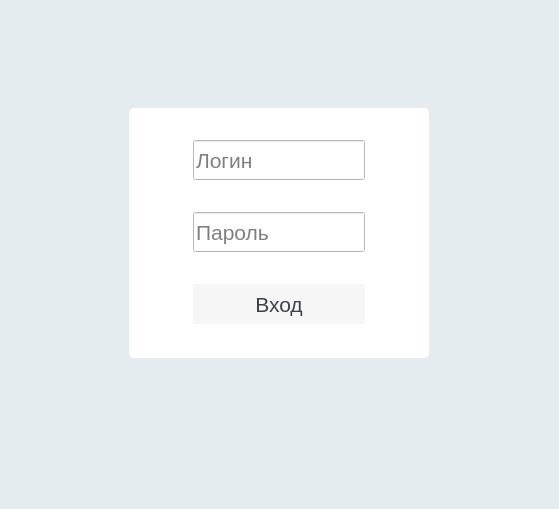
<?xml version="1.0" encoding="UTF-8"?>
<ui version="4.0">
 <class>MainWindow</class>
 <widget class="QMainWindow" name="MainWindow">
  <property name="geometry">
   <rect>
    <x>0</x>
    <y>0</y>
    <width>559</width>
    <height>509</height>
   </rect>
  </property>
  <property name="windowTitle">
   <string>MainWindow</string>
  </property>
  <property name="styleSheet">
   <string notr="true">background: rgb(229, 236, 239)</string>
  </property>
  <widget class="QWidget" name="centralwidget">
   <property name="sizePolicy">
    <sizepolicy hsizetype="Expanding" vsizetype="Preferred">
     <horstretch>0</horstretch>
     <verstretch>0</verstretch>
    </sizepolicy>
   </property>
   <property name="layoutDirection">
    <enum>Qt::LeftToRight</enum>
   </property>
   <widget class="QWidget" name="inputWidget" native="true">
    <property name="geometry">
     <rect>
      <x>129</x>
      <y>108</y>
      <width>300</width>
      <height>250</height>
     </rect>
    </property>
    <property name="minimumSize">
     <size>
      <width>300</width>
      <height>250</height>
     </size>
    </property>
    <property name="maximumSize">
     <size>
      <width>300</width>
      <height>250</height>
     </size>
    </property>
    <property name="sizeIncrement">
     <size>
      <width>300</width>
      <height>250</height>
     </size>
    </property>
    <property name="styleSheet">
     <string notr="true">QWidget#inputWidget {
	background-color: rgb(255, 255, 255);	
	border-radius: 5;
}

QLineEdit {
	background-color: rgb(255, 255, 255);	
	border-width: 2;
	border-color: rgb(0, 0, 0);
}

QPushButton {
	border-radius: 0;
	background-color: rgb(246, 246, 246);
	color: rgb(56, 67, 79);
}	

QPushButton:hover {
	background-color: rgb(214, 214, 214)
}	
QPushButton:pressed {
	background-color: rgb(187, 187, 187)
}</string>
    </property>
    <layout class="QVBoxLayout" name="verticalLayout">
     <property name="spacing">
      <number>32</number>
     </property>
     <property name="leftMargin">
      <number>64</number>
     </property>
     <property name="topMargin">
      <number>32</number>
     </property>
     <property name="rightMargin">
      <number>64</number>
     </property>
     <property name="bottomMargin">
      <number>32</number>
     </property>
     <item>
      <widget class="QLineEdit" name="loginLineEdit">
       <property name="minimumSize">
        <size>
         <width>100</width>
         <height>40</height>
        </size>
       </property>
       <property name="font">
        <font>
         <pointsize>16</pointsize>
        </font>
       </property>
       <property name="autoFillBackground">
        <bool>false</bool>
       </property>
       <property name="inputMask">
        <string/>
       </property>
       <property name="text">
        <string/>
       </property>
       <property name="placeholderText">
        <string>Логин</string>
       </property>
      </widget>
     </item>
     <item>
      <widget class="QLineEdit" name="passwordLineEdit">
       <property name="enabled">
        <bool>true</bool>
       </property>
       <property name="minimumSize">
        <size>
         <width>100</width>
         <height>40</height>
        </size>
       </property>
       <property name="maximumSize">
        <size>
         <width>16777215</width>
         <height>16777215</height>
        </size>
       </property>
       <property name="font">
        <font>
         <pointsize>16</pointsize>
        </font>
       </property>
       <property name="text">
        <string/>
       </property>
       <property name="echoMode">
        <enum>QLineEdit::Password</enum>
       </property>
       <property name="placeholderText">
        <string>Пароль</string>
       </property>
      </widget>
     </item>
     <item>
      <widget class="QPushButton" name="inputPushButton">
       <property name="minimumSize">
        <size>
         <width>100</width>
         <height>40</height>
        </size>
       </property>
       <property name="font">
        <font>
         <pointsize>16</pointsize>
        </font>
       </property>
       <property name="text">
        <string>Вход</string>
       </property>
      </widget>
     </item>
    </layout>
   </widget>
  </widget>
  <widget class="QMenuBar" name="menubar">
   <property name="geometry">
    <rect>
     <x>0</x>
     <y>0</y>
     <width>559</width>
     <height>21</height>
    </rect>
   </property>
  </widget>
  <widget class="QStatusBar" name="statusbar"/>
 </widget>
 <resources/>
 <connections/>
</ui>
